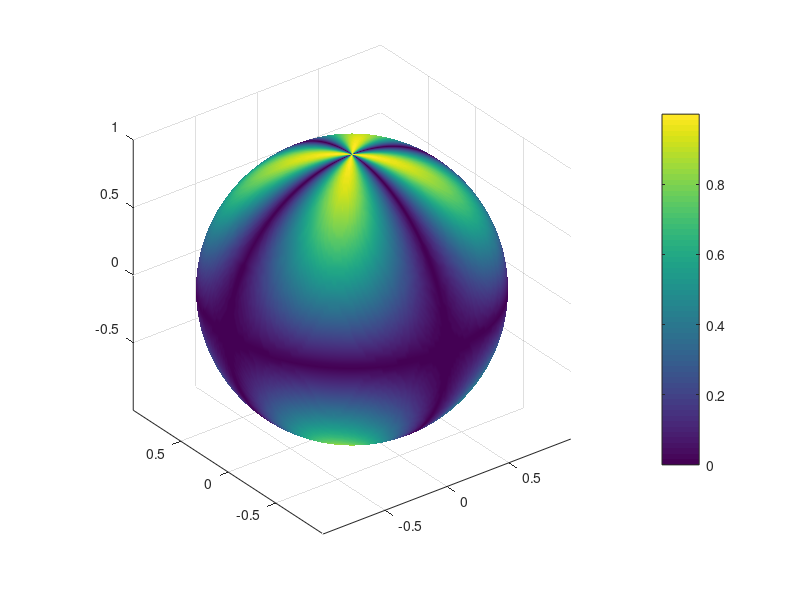
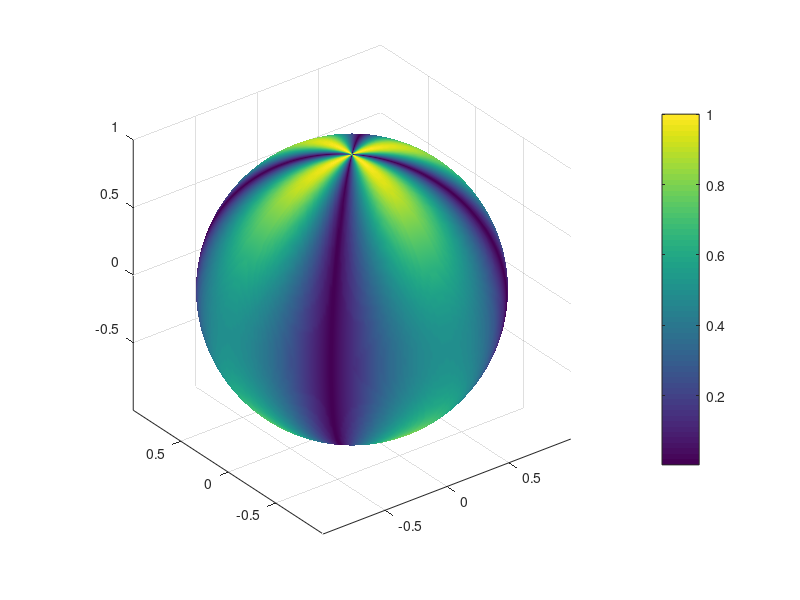

Here is the MATLAB script that generated these plots, in order:
clear all; close all; clc;

% 定义球坐标系中的角度范围
theta = linspace(0, 2 * pi, 200);   % 极角(与z轴夹角)，0到π
phi = linspace(0, pi, 200);   % 方位角(绕z轴旋转)，0到2π

% 创建网格数据
[Theta, Phi] = meshgrid(theta, phi);

X = sin(Theta) .* cos(Phi);
Y = sin(Theta) .* sin(Phi);
Z = cos(Theta);

% 计算函数值 f_cross
f_cross = cos(Theta) .* sin(2 * Phi);

% 计算函数值 f_plus
f_plus = 0.5 * (1 + cos(Theta) .^ 2) .* cos(2 * Phi);

figure;
surf(X, Y, Z, abs(f_cross));
shading interp;
axis equal;
colorbar;
figure;
surf(X, Y, Z, abs(f_plus));
shading interp;
axis equal;
colorbar;